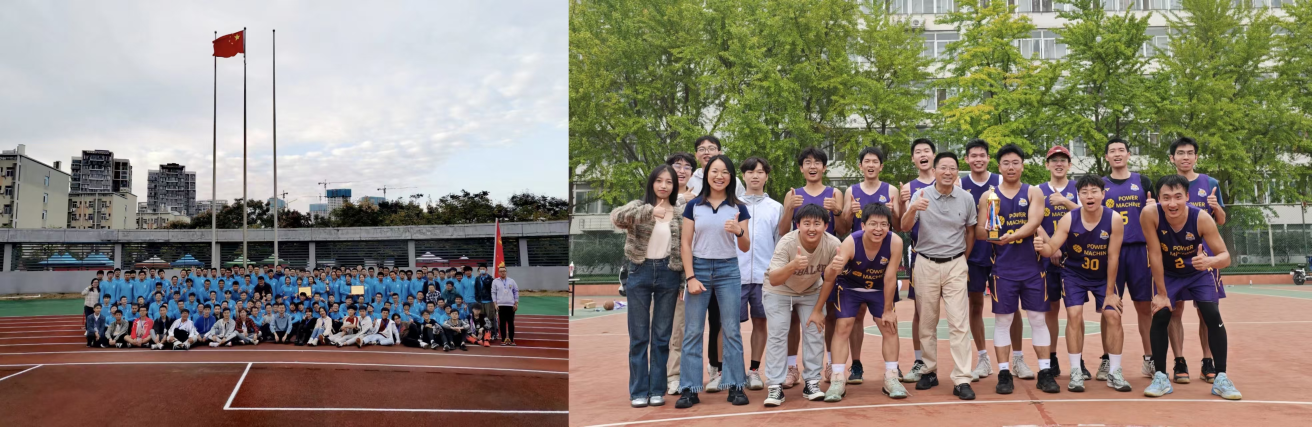
#> input picture images/activities/activity1.jpg, 3934 x 1280 px (shown at 1/3 size); its folder holds only this picture in this run
$ python optimize-images.py
#> lines starting #> are read from the running program, lines starting #| are printed output that depends on the picture
"""Generate web-optimized WebP copies of the portfolio's raster images.

The original files are intentionally retained as source assets. Runtime JSON
points to the generated WebP files so the site transfers substantially fewer
bytes without making future re-encoding destructive.
"""

from pathlib import Path

from PIL import Image, ImageOps


ROOT = Path(__file__).resolve().parents[1]
IMAGE_ROOT = ROOT / "images"
SOURCE_SUFFIXES = {".jpg", ".jpeg", ".png"}


def profile_for(path: Path) -> tuple[int, int]:
    relative = path.relative_to(IMAGE_ROOT).as_posix()
    if relative.startswith("hero/"):
        return 1600, 83
    if relative == "daily_life/all1.jpg":
        return 1920, 82
    if relative.startswith("daily_life/"):
        return 1440, 81
    if relative.startswith("home_page/"):
        return 900, 84
    if relative.startswith("activities/"):
        return 1920, 82
    if relative.startswith("projects/"):
        return 1920, 88
    return 1600, 83


def optimize(source: Path) -> tuple[Path, int, int]:
    max_edge, quality = profile_for(source)
    destination = source.with_suffix(".webp")
    source_bytes = source.stat().st_size

    with Image.open(source) as opened:
#> opened is the input picture: PIL image 3934x1280 RGB; mean R, G, B 136.8, 128.4, 115.8
        image = ImageOps.exif_transpose(opened)
        image.thumbnail((max_edge, max_edge), Image.Resampling.LANCZOS)
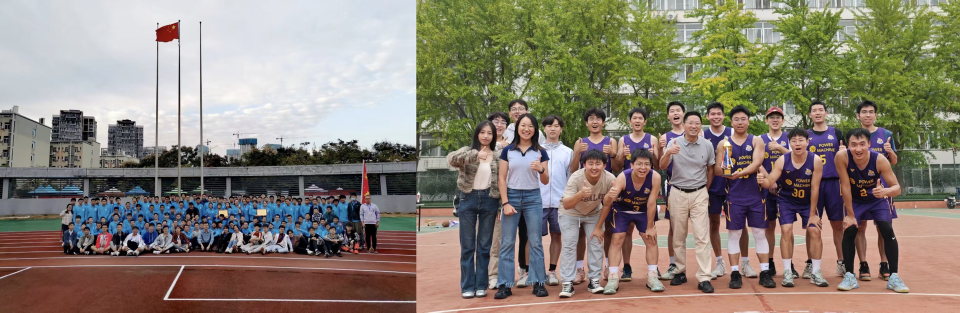
#> image: PIL image 1920x625 RGB (shown at 1/2 size); mean R, G, B 136.8, 128.4, 115.8

        if image.mode in {"RGBA", "LA"} or "transparency" in image.info:
            output = image.convert("RGBA")
        else:
            output = image.convert("RGB")

        output.save(
            destination,
            "WEBP",
            quality=quality,
            method=6,
            optimize=True,
        )

    return destination, source_bytes, destination.stat().st_size


def main() -> None:
    sources = sorted(
        path
        for path in IMAGE_ROOT.rglob("*")
        if path.is_file() and path.suffix.lower() in SOURCE_SUFFIXES
    )

    total_before = 0
    total_after = 0
    for source in sources:
        destination, before, after = optimize(source)
        total_before += before
        total_after += after
        ratio = (1 - after / before) * 100 if before else 0
        print(
            f"{source.relative_to(ROOT)} -> {destination.relative_to(ROOT)} "
            f"({before / 1024:.0f} KB -> {after / 1024:.0f} KB, -{ratio:.0f}%)"
        )

    print(
        f"TOTAL: {total_before / 1048576:.2f} MB -> "
        f"{total_after / 1048576:.2f} MB "
        f"(-{(1 - total_after / total_before) * 100:.1f}%)"
    )


if __name__ == "__main__":
    main()
